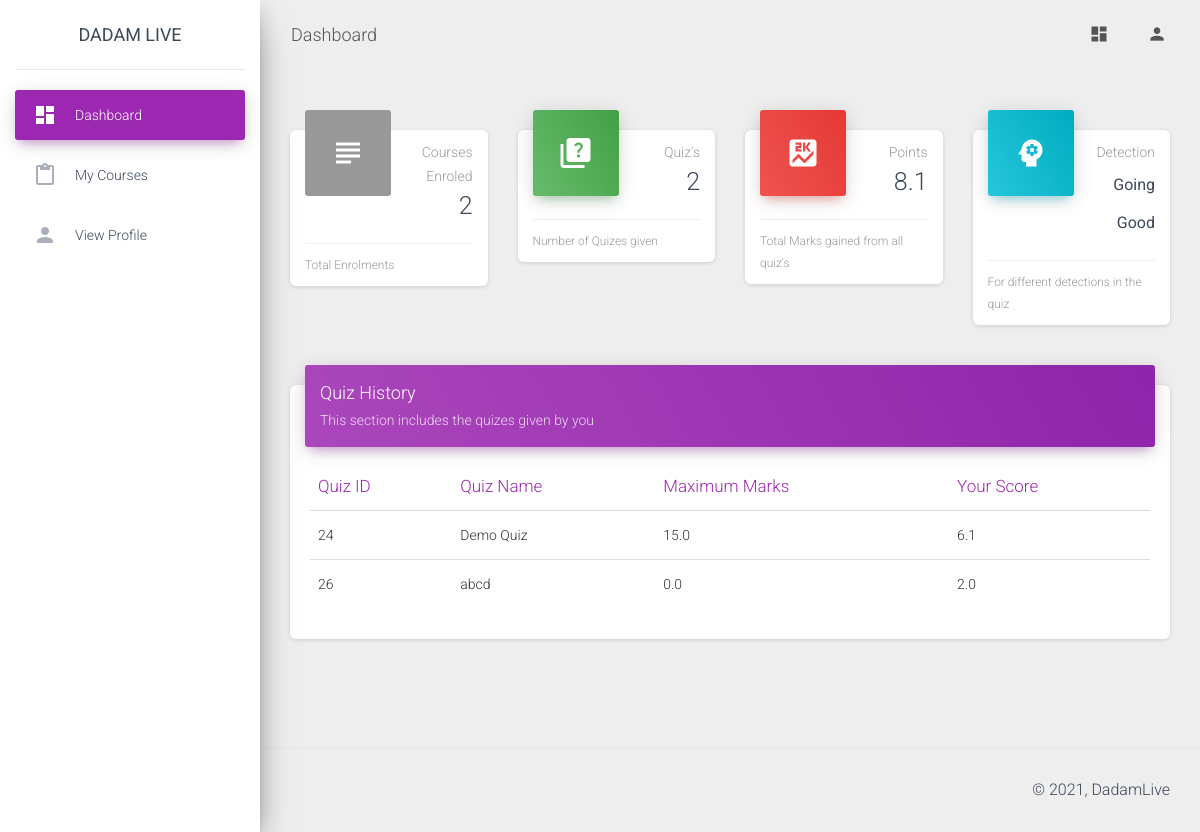
The page /dashboard/student/ (signed in) on the database as committed earlier.
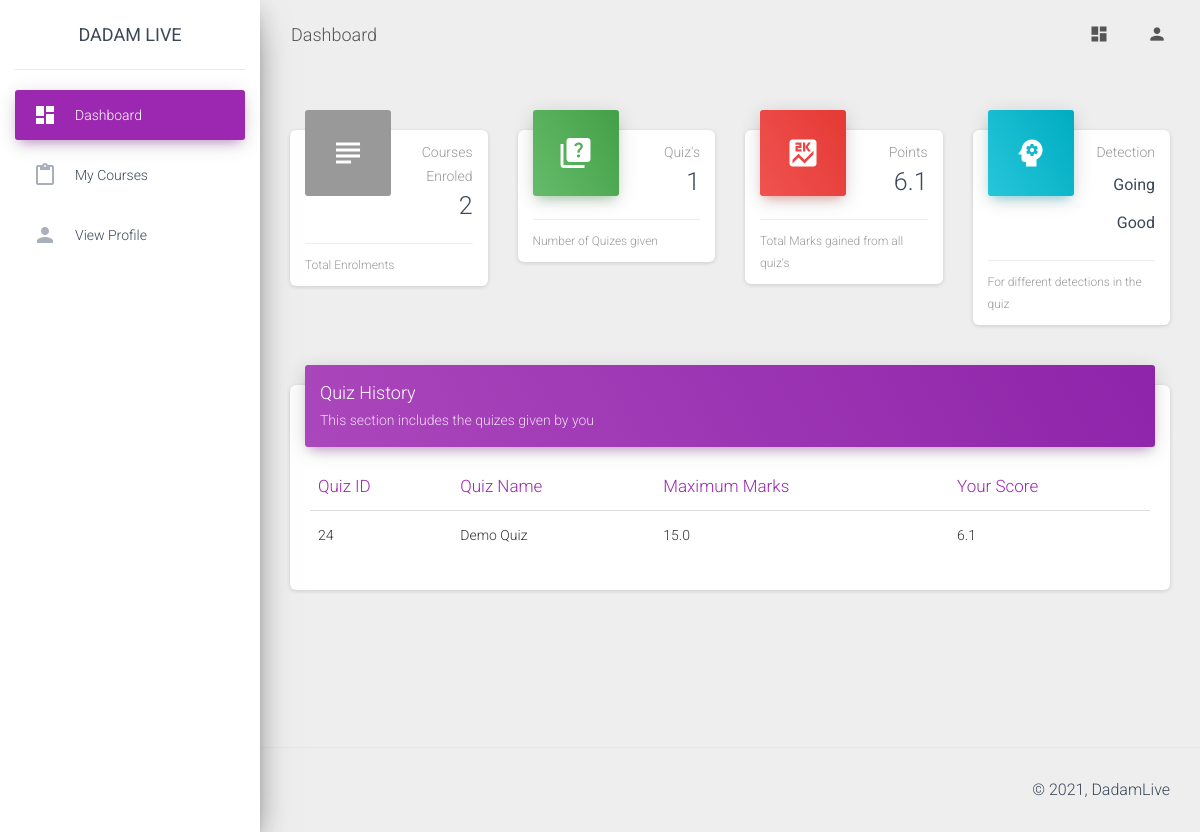
The same page on the database as committed later.
### faculty/models.py (models this page shows, shortened)
class Submission(models.Model):
    quiz=models.ForeignKey(Quiz, on_delete=models.CASCADE, null=True, blank=True)
    user=models.ForeignKey(User, on_delete=models.CASCADE, null=True, blank=True)
    score=models.FloatField(default=0)
    submitted=models.BooleanField(default=False)
    ip_address=models.CharField(null=True, max_length=50)
    averagePlagiarism=models.FloatField(default=0)
    marks_assigned=models.BooleanField(default=False)

class Quiz(models.Model):
    course=models.ForeignKey(Course, on_delete=models.CASCADE, null=True, blank=True)
    quiz_name=models.CharField(null=True, max_length=500)
    start_date=models.DateTimeField(default=datetime.datetime.now())
    end_date=models.DateTimeField(default=datetime.datetime.now())
    created_on=models.DateTimeField(default=datetime.datetime.now())
    quizHeld=models.BooleanField(default=False)
    hidden=models.BooleanField(default=True)
    mcqMarksGenerated=models.BooleanField(default=False)
    webDetectionDone=models.BooleanField(default=False)
    studentAnswersMatched=models.BooleanField(default=False)
    maximum_marks=models.FloatField(default=0)
    disable_previous=models.BooleanField(default=False)

### student/views.py (the view)
# urls.py: path('',views.dashboardStudent,name="dashboardStudent"),
def dashboardStudent(request):
    student=basicChecking(request)
    if student[0]==False:
        return student[1]
    student=student[1]
    enrolments=Enrolment.objects.filter(user=request.user)
    total_enrolments=enrolments.count()
    submissions=Submission.objects.filter(user=request.user)
    total_quizes_given=submissions.count()
    points=0
    no_face=0
    audio=0
    for each in submissions:
        points+=each.score
        att=IllegalAttempt.objects.get(submission=each)
        no_face+=att.noPersonDetected
        audio+=att.numberOfTimesAudioDetected
    advise="Going Good"
    if audio>10:
        advise="Reduce noise"
    if no_face>30:
        advise="Use Lit room"
    return render(request,"student/dashboard.html",context={"advise": advise, "points": points, "student": student, "total_enrolments": total_enrolments, "total_quizes_given": total_quizes_given, "submissions": submissions})

### student/views.py (called while the page is built)
def basicChecking(request):
    if request.user.is_authenticated==False:
        return [False, redirect('home')]
    try:
        info=UserInformation.objects.get(user=request.user)
        if info.userType.userTypeCode==settings.CODE_STUDENT:
            student=Student.objects.get(user=request.user)
            return [True, student]
        return [False, redirect('home')]
    except:
        return [False, redirect('home')]

### student/templates/student/dashboard.html (shortened to what this page needs)
{% extends 'student/base.html' %} {% load static %}
{% block heading %}Dashboard{% endblock %}
{% block main_body %}
    <div class="row">
        <div class="col-lg-3 col-md-12 col-sm-12">
          <div class="card card-stats">
            <div class="card-header card-header-alert card-header-icon">
              <div class="card-icon">
                <i class="material-icons">subject</i>
              </div>
              <p class="card-category">Courses Enroled</p>
              <h3 class="card-title">{{total_enrolments}}
              </h3>
            </div>
            <div class="card-footer">
              <div class="stats">
                <a>Total Enrolments</a>
              </div>
            </div>
          </div>
        </div>
        <div class="col-lg-3 col-md-12 col-sm-12">
          <div class="card card-stats">
            <div class="card-header card-header-success card-header-icon">
              <div class="card-icon">
                <i class="material-icons">quiz</i>
              </div>
              <p class="card-category">Quiz's</p>
              <h3 class="card-title">{{total_quizes_given}}</h3>
            </div>
            <div class="card-footer">
              <div class="stats">
                Number of Quizes given
              </div>
            </div>
          </div>
        </div>
        <div class="col-lg-3 col-md-6 col-sm-6">
          <div class="card card-stats">
            <div class="card-header card-header-danger card-header-icon">
              <div class="card-icon">
                <i class="material-icons">score</i>
              </div>
              <p class="card-category">Points</p>
              <h3 class="card-title">{{points}}</h3>
            </div>
            <div class="card-footer">
              <div class="stats">
                Total Marks gained from all quiz's
              </div>
            </div>
          </div>
        </div>
        <div class="col-lg-3 col-md-6 col-sm-6">
          <div class="card card-stats">
            <div class="card-header card-header-info card-header-icon">
              <div class="card-icon">
                <i class="material-icons">psychology</i>
              </div>
              <p class="card-category">Detection</p>
              <h3 class="card-title"><small><small>{{advise}}</small></small></h3>
            </div>
            <div class="card-footer">
              <div class="stats">
                For different detections in the quiz
              </div>
            </div>
          </div>
        </div>
      </div>
      <div class="row">
        <div class="col-lg-12 col-md-12">
          <div class="card">
            <div class="card-header card-header-primary">
              <h4 class="card-title">Quiz History</h4>
              <p class="card-category">This section includes the quizes given by you</p>
            </div>
            <div class="card-body table-responsive">
              <table class="table table-hover">
                <thead class="text-primary">
                  <th>Quiz ID</th>
                  <th>Quiz Name</th>
                  <th>Maximum Marks</th>
                  <th>Your Score</th>
                </thead>
                <tbody>
                  {% for each in submissions %}
                  <tr>
                    <td>{{each.quiz.id}}</td>
                    <td>{{each.quiz.quiz_name}}</td>
                    <td>{{each.quiz.maximum_marks}}</td>
                    {% if each.quiz.hidden %}
                      <td>Not Checked</td>
                    {% else %}
                      <td>{{each.score}}</td>
                    {% endif %}
                  </tr>
                  {% endfor %}
                </tbody>
              </table>
            </div>
          </div>
        </div>
      </div>
{% endblock %}
{% block left_panel %}
<li class="nav-item active">
    <a class="nav-link" href="{% url 'dashboardStudent' %}">
      <i class="material-icons">dashboard</i>
      <p>Dashboard</p>
    </a>
  </li>
  <li class="nav-item ">
    <a class="nav-link" href="{% url 'my_courses' %}">
      <i class="material-icons">content_paste</i>
      <p>My courses</p>
    </a>
  </li>
  <li class="nav-item ">
    <a class="nav-link" href="{% url 'view_profile_st' %}">
      <i class="material-icons">person</i>
      <p>View Profile</p>
    </a>
  </li>
{% endblock %}

### student/templates/student/base.html (shortened to what this page needs)
{% load static %}
<!DOCTYPE html>
<html lang="en">
<head>
  <link rel="stylesheet" href="https://maxcdn.bootstrapcdn.com/font-awesome/latest/css/font-awesome.min.css">
  <link href="{% static 'assets/css/material-dashboard.css' %}" rel="stylesheet" />
</head>
<body class="">
  <div class="wrapper ">
    <div class="sidebar" data-color="purple" data-background-color="white" data-image="{% static 'assets/img/sidebar-1.jpg' %}">
      <div class="logo"><a href="{% url 'home' %}" class="simple-text logo-normal">
          Dadam Live
        </a></div>
      <div class="sidebar-wrapper">
        <ul class="nav">
          {% block left_panel %}{% endblock %}
        </ul>
      </div>
    </div>
    <div class="main-panel">
      <nav class="navbar navbar-expand-lg navbar-transparent navbar-absolute fixed-top ">
        <div class="container-fluid">
          <div class="navbar-wrapper">
            <a class="navbar-brand" href="javascript:;">{% block heading %}{% endblock %}</a>
          </div>
          <div class="collapse navbar-collapse justify-content-end">
            <ul class="navbar-nav">
              <li class="nav-item">
                <a class="nav-link" href="{% url 'dashboardStudent' %}">
                  <i class="material-icons">dashboard</i>
                </a>
              </li>
              <li class="nav-item dropdown">
                <a class="nav-link" href="javascript:;" id="navbarDropdownProfile" data-toggle="dropdown" aria-haspopup="true" aria-expanded="false">
                  <i class="material-icons">person</i>
                </a>
              </li>
            </ul>
          </div>
        </div>
      </nav>
      <div class="content">
        <div class="container-fluid">
          {% block main_body %}   {% endblock %}
        </div>
      </div>
      <footer class="footer">
        <div class="container-fluid">
          <div class="copyright float-right">
            &copy; 2021, DadamLive
          </div>
        </div>
      </footer>
    </div>
  </div>
</body>
</html>

Rows that differ between the two databases and show on the page:
removed Submission: quiz.id "26", quiz.quiz_name "abcd", quiz.maximum_marks "0.0", score "2.0"
Other text that changed with them:
{{ total_quizes_given }}: "2" → "1"
{{ points }}: "8.1" → "6.1"
